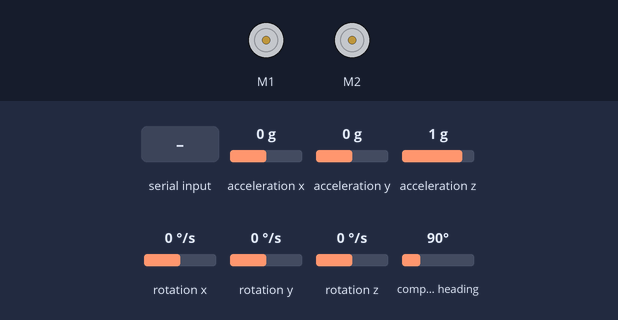
A sketch run on a simulated Arduino Uno, built with avr-gcc and run on an emulated ATmega328P. Parts: 2 × DC motor (green arrow = forward, orange = backward, longer = faster). Inputs (shaded band) come from the test bench; at power-on: acceleration x 0 g, acceleration y 0 g, acceleration z 1 g, rotation x 0 °/s, rotation y 0 °/s, rotation z 0 °/s, compass heading 90°. What the sketch prints to the serial monitor is not drawn.

Above: at 1.2 s.
1.3 s: "m90\n" received over Serial
2.8 s: "m;45\n" received over Serial
At 3.5 s:
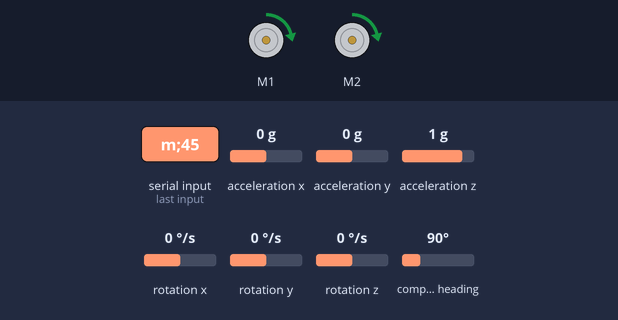
7.3 s: "m\n" received over Serial
At 8.1 s:
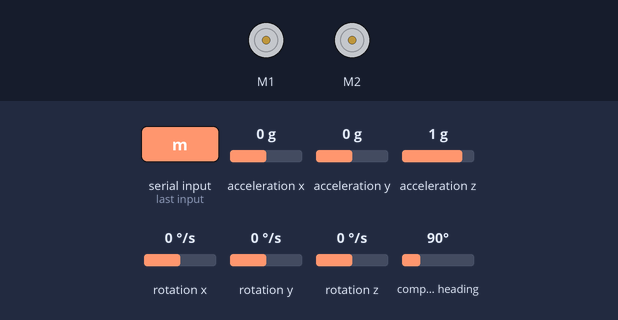
Timing chart, 0 to 9.8 s (numbered marks = the images above; inputs shaded):
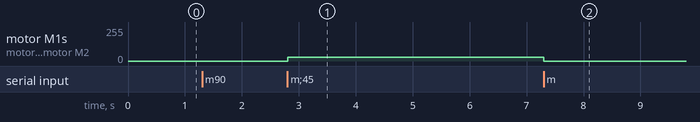

Measured:
- after the input at 2.8 s, motor M1, motor M2: stopped → forward 28/255 at once
- after the input at 7.3 s, motor M1, motor M2: forward 28/255 → stopped at once

The sketch:

robot_slave_rtos.ino
```cpp
#include <Arduino_FreeRTOS.h>
#include <semphr.h>
#include <ZumoMotors.h>
#include <stdlib.h>
#include <Wire.h>
#include <LSM303.h>

#define SENSOR1 A0   // Read Sensors
#define VALUE_SIZE 2 // Motors

SemaphoreHandle_t semaforo;

//////////////////Motors Block//////////////////

ZumoMotors motors;
int sensors[] = {SENSOR1};
int rawTemperatures[1];
float temperatures[1];

//////////////////Serial Block//////////////////

char c;
String command;

//////////////////Sensor Block//////////////////
LSM303 compass;

void setup()
{
    Serial.begin(9600);
    Wire.begin();
    compass.init();
    compass.enableDefault();

    xTaskCreate(MyTask1, "Task1", 200, NULL, 3, NULL);
    xTaskCreate(MyTask2, "Task2", 200, NULL, 3, NULL);

    if (semaforo == NULL)
    {
        semaforo = xSemaphoreCreateCounting(4, 1);
        if (semaforo != NULL)
            xSemaphoreGive(semaforo);
    }

    compass.m_min = (LSM303::vector<int16_t>){+3330,  -8009,  -8913};
    compass.m_max = (LSM303::vector<int16_t>){+6805,  -4549,  -4133};
}

void loop() {}

////////////////////// Manage Tasks /////////////////////////////

static void MyTask1(void *pvParameters)
{
    char c;
    char comm[64];
    memset(comm, '\0', sizeof(comm));
    int index = 0;
    while (1)
    {
        if (xSemaphoreTake(semaforo, (TickType_t)2) == pdTRUE)
        {
            while (Serial.available())
            {
                c = Serial.read();
                if (c == '\n')
                {
                    process(comm, (index + 1));
                    memset(comm, '\0', sizeof(comm));
                    index = 0;
                    Serial.flush();
                }
                else
                {
                    comm[index] = c;
                    index++;
                }
            }
            xSemaphoreGive(semaforo);
        }
        // delay(5);
    }
}

static void MyTask2(void *pvParameters){
    float heading;
    while (1)
    {
        if (xSemaphoreTake(semaforo, (TickType_t)2) == pdTRUE)
        {
            compass.read();
            heading = compass.heading();
            Serial.println(heading);
        }
        xSemaphoreGive(semaforo);
        delay(100);
    }
}

////////////////////// Manage Serial Communication /////////////////////////////

void echo(String value)
{
    Serial.print("responding-to-");
    Serial.println(value);
}

union {
    int value;
    char arr[2];
} left, right, vel;


void process(char *val, int size){
    char values[VALUE_SIZE][16];
    for(int i = 0; i < VALUE_SIZE; i++){
        memset(values[i], '\0', sizeof(values[i]));
    }

    int row = 0;
    int col = 0;
    if (val[0] == 'm')
    {
        char current;
        for(int i = 2; i < size ; i++){
            current = val[i];
            if(current == ';'){
                row++;
                col = 0;
            } else {
                values[row][col] = val[i];
                col++;
            }
        }
        int val1 = atoi(values[0]);
        int val2 = atoi(values[1]);
        // printf("value 1: %d\n", val1);
        // printf("value 2: %d\n", val2);

        moveM(val1, val2);
    }
}

// void parseCommand(char *val, int size)
// {
//     atoi("23");
//     char values[VALUE_SIZE][16];
//     // if (com[0] == "e")
//     // {
//     //     echo(values[1]);
//     // }
//     // else if (values[0] == "f")
//     // {
//     //     forward(values[1].toInt());
//     // }
//     // else
//     int row = 0;
//     int col = 0;
//     if (val[0] == "m")
//     {
//         char current;
//         for(int i = 2; i < size ; i++){
//             current = val[i];
//             if(current == ';'){
//                 row++;
//                 col = 0;
//             } else {
//                 values[row][col] = val[i];
//             }
//         }
//         moveM(values[1].toInt(), values[2].toInt());
//     }
// }

////////////////////// Manage Motors /////////////////////////////

void forward(int value)
{
    motors.setSpeeds(value, value);
}

void moveM(int v, int w)
{
    motors.setSpeeds(v + w, v - w);
}
```
